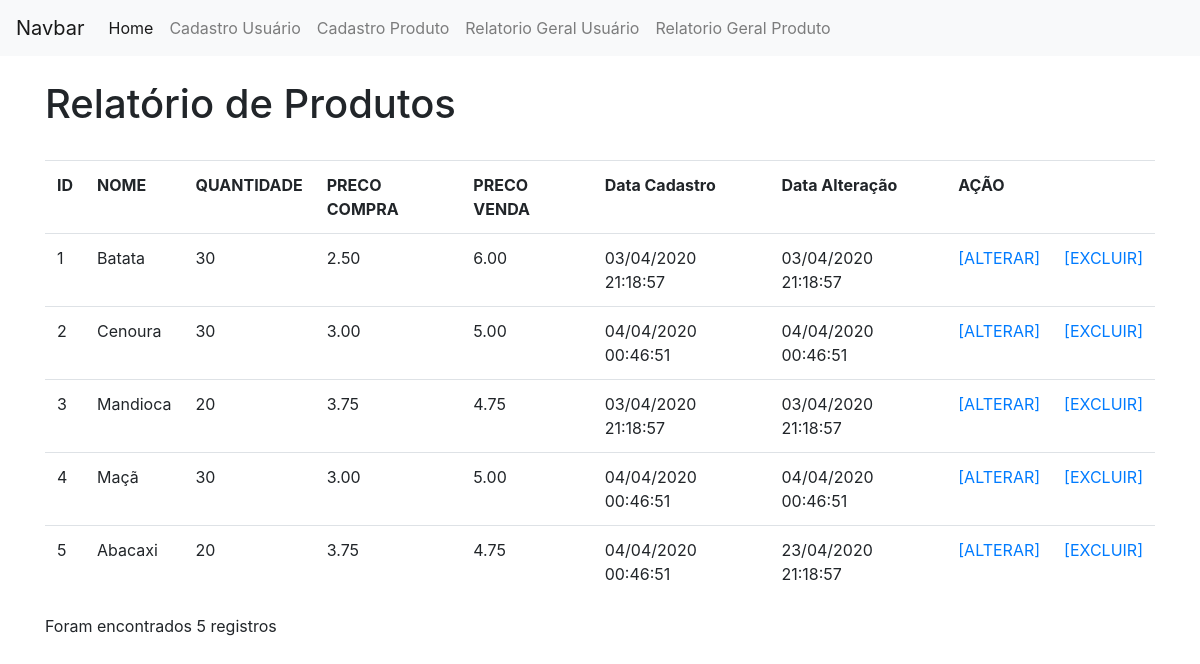
Page /view/relatorioTelaProduto.php on the earlier database version.
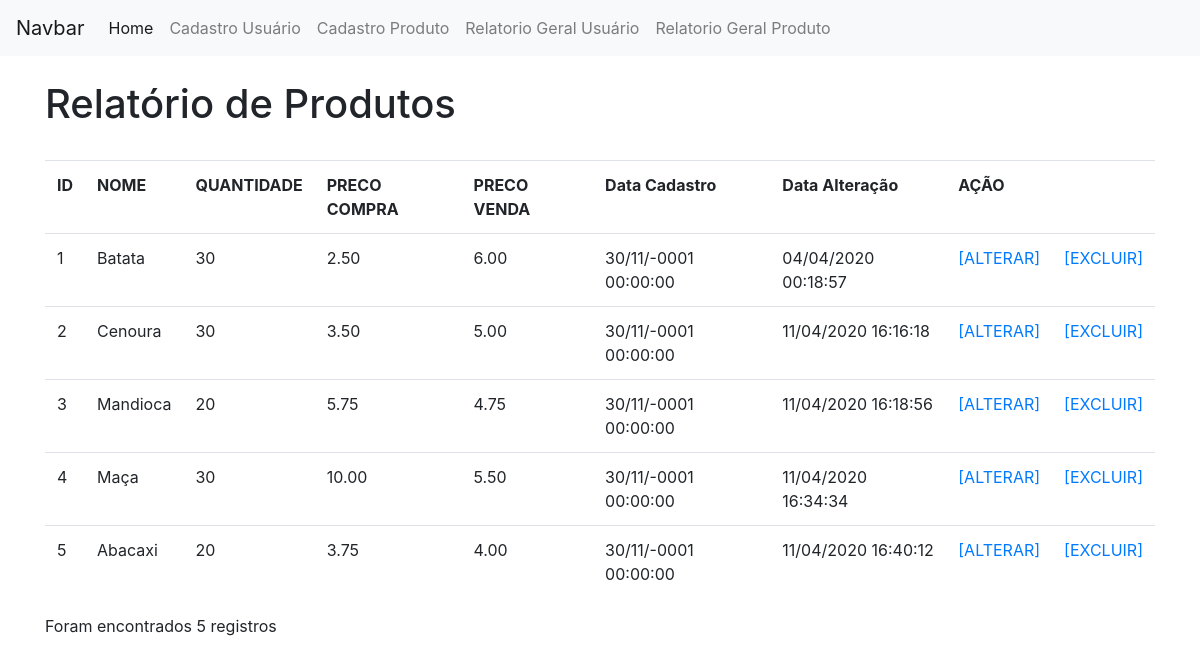
Same page on the later database version.
### tables this page shows
CREATE TABLE `produto` (
  `id` int(11) NOT NULL,
  `nomeProduto` varchar(150) NOT NULL,
  `qtd` int(11) NOT NULL,
  `precoCompra` decimal(10,2) NOT NULL,
  `precoVenda` decimal(10,2) NOT NULL,
  `dataCadastro` datetime NOT NULL,
  `dataAlteracao` timestamp NOT NULL DEFAULT current_timestamp() ON UPDATE current_timestamp(),
  `ativo` tinyint(4) NOT NULL
);

### model/Produto.php (called while the page is built, shortened)
<?php
class Produto
{
  private $conexao;
  function __construct()
  {
    include("Conexao.php");
    $conectar = new Conectar();
    $this->conexao = $conectar->conectar();
  }
  public function getConexao() {
    return $this->conexao;
  }
  public function relatorioSimples() {
    if ($this->getConexao()) {
      $query = "SELECT * FROM produto";
      $busca = $this->conexao->query($query);
      $retornoBanco = array();
      while ($linha = $busca->fetch_array()) {
        $retornoBanco[] = $linha;
      }
      return $retornoBanco;
    } else {
      echo "Erro";
    }
  }
}

### model/Conexao.php (called while the page is built)
<?php
class Conectar
{
  private $host, $usuario, $senha, $database;
  private $conectar;
  function __construct(){
    $this->host = "localhost";
    $this->usuario = "root";
    $this->senha = "";
    $this->database = "unifamma";
  }
  public function conectar(){
    $this->conectar = new Mysqli($this->host,
                          $this->usuario,
                          $this->senha,
                          $this->database);
    return $this->getConectar();
  }
  public function getConectar(){
    return $this->conectar;
  }
}

### controller/relatorioProduto.php (called while the page is built)
<?php
  include ("../model/Produto.php");
  $objRelatorio = new Produto();
  if ($tipo=="produto"){
    $retorno = $objRelatorio->relatorioSimples();
    return $retorno;
  }elseif ($tipo=="unico") {
    $retorno = $objRelatorio->relatorioUnico($id);
    return $retorno;
  }
?>

### view/relatorioTelaProduto.php (the view, shortened to what this page needs)
<!DOCTYPE html>
<html lang="pt-br" dir="ltr">
  <head>
    <link rel="stylesheet" href="../bootstrap-4.1.3-dist/css/bootstrap.min.css">
  </head>
  <body>
    <nav class="navbar navbar-expand-lg navbar-light bg-light">
  <a class="navbar-brand" href="#">Navbar</a>
  <div class="collapse navbar-collapse" id="navbarNav">
    <ul class="navbar-nav">
      <li class="nav-item active">
        <a class="nav-link" href="../index.php">Home <span class="sr-only">(Página atual)</span></a>
      </li>
      <li class="nav-item">
          <a class="nav-link" href="formularioUsuario.php">Cadastro Usuário</a>
        </li>
        <li class="nav-item">
          <a class="nav-link" href="formularioProduto.php">Cadastro Produto</a>
        </li>
      <li class="nav-item">
        <a class="nav-link" href="relatorioTelaUsuario.php">Relatorio Geral Usuário</a>
      </li>
      <li class="nav-item">
        <a class="nav-link" href="relatorioTelaProduto.php">Relatorio Geral Produto</a>
      </li>
    </ul>
  </div>
</nav>
<div class="container">
  <div class="row">
    <div class="col">
    </div>
  </div>
  <div class="row">
    <div class="col">
      <h1>Relatório de Produtos</h1>
      <br>
    </div>
  </div>
  <div class="row">
    <div class="col">
      <div class="table-responsive">
         <table class="table">
           <th>ID</th>
           <th>NOME</th>
           <th>QUANTIDADE</th>
           <th>PRECO COMPRA</th>
           <th>PRECO VENDA</th>
           <th>Data Cadastro</th>
           <th>Data Alteração</th>
           <th colspan="2">AÇÃO</th>
           <?php
            $tipo = "produto";
            include("../controller/relatorioProduto.php");
            foreach ($retorno as $value) {
              $id = $value["id"];
              ?>
              <tr>
                <td><?=$value["id"];?></td>
                <td><?=$value["nomeProduto"];?></td>
                <td><?=$value["qtd"];?></td>
                <td><?=$value["precoCompra"];?></td>
                <td><?=$value["precoVenda"];?></td>
                <td>
                <?php
                  $dataCadastro = new DateTime($value["dataCadastro"]);
                  echo $dataCadastro->format("d/m/Y H:i:s") . ' ';
                ?>
                </td>
                <td>
                <?php
                  $dataAlteracao = new DateTime($value["dataAlteracao"]);
                  echo $dataAlteracao->format("d/m/Y H:i:s") . ' ';
                ?>
                </td>
                <td><?php echo "<a href=alterarProduto.php?id=$id>
                    [ALTERAR]
                  </a>";?>
                </td>
                <td><?php echo "<a href=../controller/excluirProduto.php?id=$id>
                    [EXCLUIR]
                  </a>";?>
                </td>
              </tr>
              <?php
            }
            ?>
         </table>
         <?php
            echo "Foram encontrados " . count($retorno) . " registros";
          ?>
        </div>
    </div>
  </div>
  </body>
  </html>

Differences in the rows shown:
changed produto "Batata": dataCadastro "03/04/2020 21:18:57" → "30/11/-0001 00:00:00"; dataAlteracao "03/04/2020 21:18:57" → "04/04/2020 00:18:57"
changed produto "Cenoura": precoCompra "3.00" → "3.50"; dataCadastro "04/04/2020 00:46:51" → "30/11/-0001 00:00:00"; dataAlteracao "04/04/2020 00:46:51" → "11/04/2020 16:16:18"
changed produto "Mandioca": precoCompra "3.75" → "5.75"; dataCadastro "03/04/2020 21:18:57" → "30/11/-0001 00:00:00"; dataAlteracao "03/04/2020 21:18:57" → "11/04/2020 16:18:56"
changed produto id 4: nomeProduto "Maçã" → "Maça"; precoCompra "3.00" → "10.00"; precoVenda "5.00" → "5.50"; dataCadastro "04/04/2020 00:46:51" → "30/11/-0001 00:00:00"; dataAlteracao "04/04/2020 00:46:51" → "11/04/2020 16:34:34"
changed produto "Abacaxi": precoVenda "4.75" → "4.00"; dataCadastro "04/04/2020 00:46:51" → "30/11/-0001 00:00:00"; dataAlteracao "23/04/2020 21:18:57" → "11/04/2020 16:40:12"
